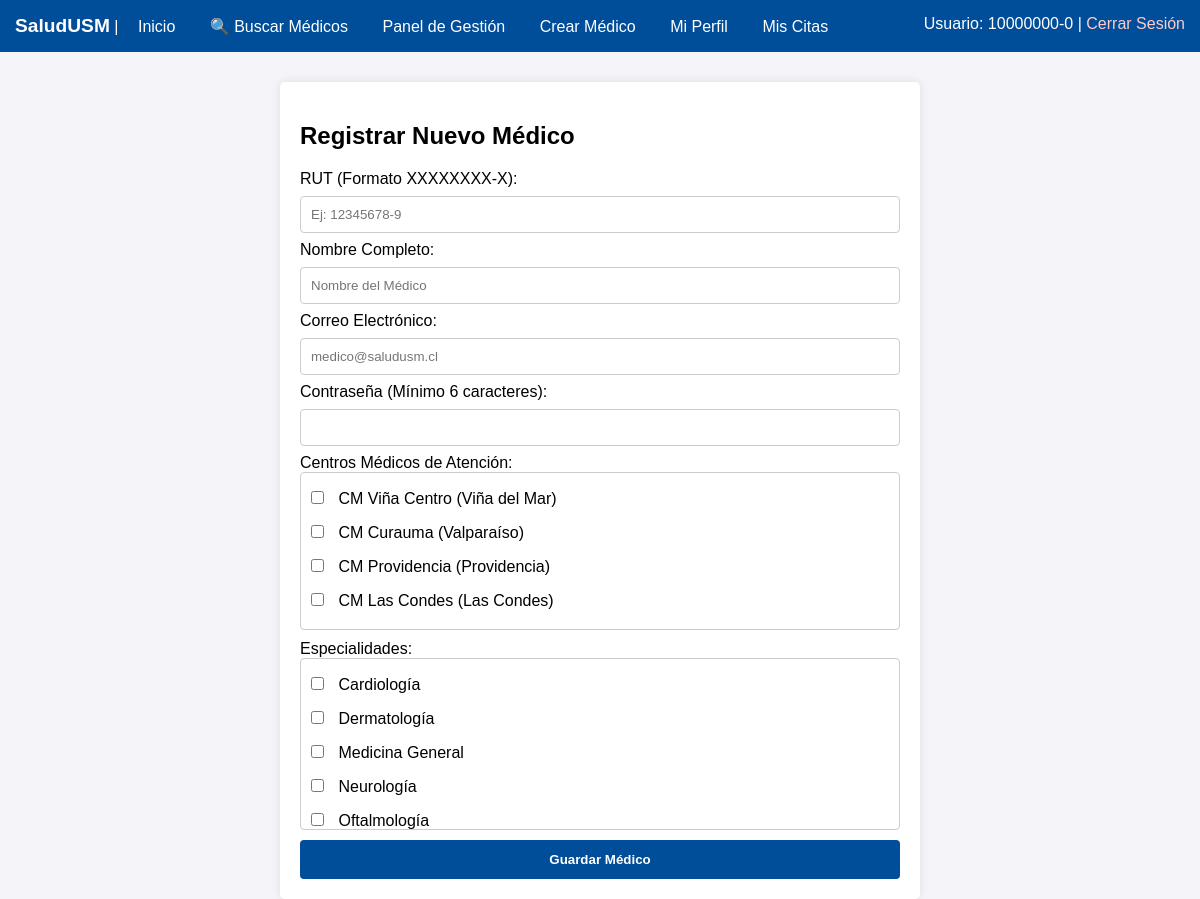
The page /Php/crearmedico.php (signed in) on the database its author committed.
### tables this page shows
CREATE TABLE IF NOT EXISTS Centros_medicos (
    id_cm INT AUTO_INCREMENT PRIMARY KEY,
    nombre_cm VARCHAR(100) NOT NULL,
    comuna VARCHAR(50) NOT NULL,
    region VARCHAR(50) NOT NULL
);

CREATE TABLE IF NOT EXISTS Especialidades (
    id_espec INT AUTO_INCREMENT PRIMARY KEY,
    tipo VARCHAR(50) NOT NULL UNIQUE
);

### Php/crearmedico.php (the view, shortened to what this page needs)
<?php
require 'conexion.php';
$centros = $pdo->query("SELECT * FROM Centros_medicos")->fetchAll(PDO::FETCH_ASSOC);
$especialidades = $pdo->query("SELECT * FROM Especialidades")->fetchAll(PDO::FETCH_ASSOC);
?>
<!DOCTYPE html>
<html>
<head>
</head>
<body>
    <?php include 'navbar.php'; ?>
    <div class="container">
        <h2>Registrar Nuevo Médico</h2>
        <form method="POST" action="">
            <label>RUT (Formato XXXXXXXX-X):</label>
            <input type="text" name="rut" placeholder="Ej: 12345678-9" required>
            <label>Nombre Completo:</label>
            <input type="text" name="nombre" placeholder="Nombre del Médico" required>
            <label>Correo Electrónico:</label>
            <input type="email" name="email" placeholder="medico@saludusm.cl" required>
            <label>Contraseña (Mínimo 6 caracteres):</label>
            <input type="password" name="clave" required>
            <label>Centros Médicos de Atención:</label>
            <div class="checkbox-group">
                <?php foreach($centros as $c): ?>
                    <label><input type="checkbox" name="centros[]" value="<?php echo $c['id_cm']; ?>"> <?php echo $c['nombre_cm'] . ' (' . $c['comuna'] . ')'; ?></label>
                <?php endforeach; ?>
            </div>
            <label>Especialidades:</label>
            <div class="checkbox-group">
                <?php foreach($especialidades as $e): ?>
                    <label><input type="checkbox" name="especialidades[]" value="<?php echo $e['id_espec']; ?>"> <?php echo $e['tipo']; ?></label>
                <?php endforeach; ?>
            </div>
            <button type="submit">Guardar Médico</button>
        </form>
    </div>
</body>
</html>

### Php/crearmedico.php (style rules this page uses)
body { font-family: Arial, sans-serif; margin: 0; background: #f4f4f9; }
.container { padding: 20px; max-width: 600px; margin: auto; background: white; margin-top: 30px; border-radius: 5px; box-shadow: 0 0 10px rgba(0,0,0,0.1); }
input, select { width: 100%; padding: 10px; margin: 8px 0; box-sizing: border-box; border: 1px solid #ccc; border-radius: 4px; }
.checkbox-group { border: 1px solid #ccc; padding: 10px; border-radius: 4px; max-height: 150px; overflow-y: auto; margin-bottom: 10px; }
.checkbox-group label { display: block; margin-bottom: 5px; }
.checkbox-group input { width: auto; margin-right: 10px; }
button { background-color: #004d99; color: white; padding: 12px; border: none; cursor: pointer; width: 100%; font-weight: bold; border-radius: 4px; }

### rows shown on the page
centros_medicos: nombre_cm "CM Viña Centro", comuna "Viña del Mar"
centros_medicos: nombre_cm "CM Curauma", comuna "Valparaíso"
centros_medicos: nombre_cm "CM Providencia", comuna "Providencia"
centros_medicos: nombre_cm "CM Las Condes", comuna "Las Condes"
especialidades: tipo "Cardiología"
especialidades: tipo "Dermatología"
especialidades: tipo "Medicina General"
especialidades: tipo "Neurología"
especialidades: tipo "Oftalmología"

### other values the page prints
$_SESSION['rut'] "10000000-0"
